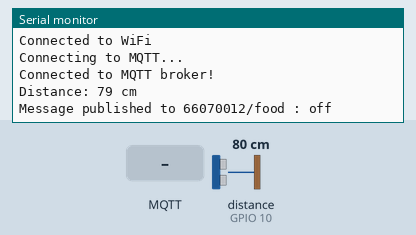
Simulated run of this sketch. Board: ESP32-S3. Parts: the last lines printed to the serial monitor. Wiring (inferred from the names in the program): ultrasonic range finder: trigger GPIO 9; echo GPIO 10. Inputs (shaded band) come from the test bench; at power-on: distance to the obstacle (sensor on GPIO 10) 80 cm. The echo pulse lasts 58.3 µs per cm; WiFi joins after 1.5 s; servers stay silent unless stated; no MQTT or app messages arrive unless stated.

Above: at 2.7 s.
2.8 s: distance to the obstacle (sensor on GPIO 10) set to 2 cm
At 4.8 s:
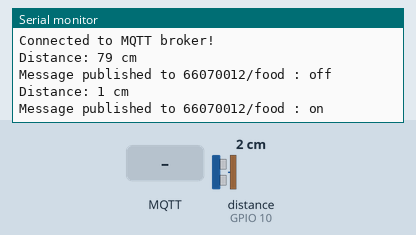
7.0 s: MQTT message "1" arrives on the first subscribed topic
9.0 s: MQTT message "on" arrives on the first subscribed topic
11.1 s: MQTT message "off" arrives on the first subscribed topic
13.1 s: distance to the obstacle (sensor on GPIO 10) set to 4 cm
At 14.3 s:
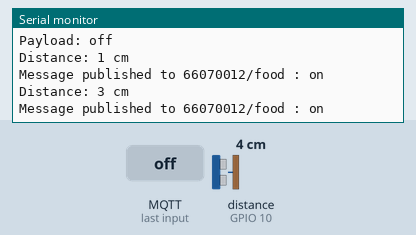
Timing chart, 0 to 15.6 s (numbered marks = the images above; inputs shaded):
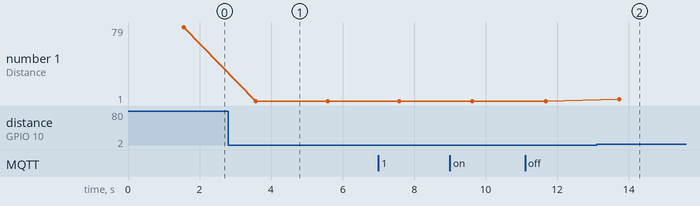

The sketch:

ultrasonic.ino
```cpp
// ------------ อันนี้สองตา ---------------
// การต่อสายเซนเซอร์อัลตร้าโซนิค (Ultrasonic Sensor)
// - ขา Trig ของเซนเซอร์อัลตร้าโซนิค (Ultrasonic Sensor) ต่อกับขา 9 ของบอร์ด
// - ขา Echo ของเซนเซอร์อัลตร้าโซนิค ต่อกับขา 10 ของบอร์ด
// - ขา VCC ของเซนเซอร์ ต่อกับ 5V บนบอร์ด
// - ขา GND ของเซนเซอร์ ต่อกับ GND บนบอร์ด
// ---------------------------

#include <WiFi.h>          // ไลบรารี WiFi สำหรับบอร์ด ESP32; ถ้าใช้ ESP8266 ให้ใช้ <ESP8266WiFi.h>
#include <MQTTClient.h>    // ไลบรารี MQTT สำหรับการสื่อสารกับ MQTT broker

// ข้อมูลการเชื่อมต่อ Wi-Fi และ MQTT
const char* ssid = "Kantika";          // ชื่อ Wi-Fi ที่ต้องการเชื่อมต่อ
const char* password = "12345678";     // รหัสผ่าน Wi-Fi
const char* mqttServer = "phycom.it.kmitl.ac.th"; // ที่อยู่เซิร์ฟเวอร์ MQTT
const int mqttPort = 1883;             // พอร์ตสำหรับการเชื่อมต่อ MQTT

// สร้างออบเจกต์สำหรับการเชื่อมต่อ Wi-Fi และ MQTT
WiFiClient net;
MQTTClient client;

// กำหนดขา Trig และ Echo ของเซนเซอร์อัลตร้าโซนิค
const int trigPin = 9;
const int echoPin = 10;
long duration;               // ตัวแปรเก็บค่าระยะเวลา (เวลาในการเดินทางของคลื่นเสียง)
int distanceCm, distanceInch; // ตัวแปรเก็บระยะทางในหน่วยเซนติเมตรและนิ้ว

// ฟังก์ชันที่ถูกเรียกเมื่อมีข้อความใหม่เข้ามาจาก MQTT
void messageReceived(String &topic, String &payload) {
  Serial.println("Incoming message:");
  Serial.println("Topic: " + topic);       // แสดงหัวข้อที่ได้รับข้อความ
  Serial.println("Payload: " + payload);   // แสดงเนื้อหาข้อความที่ได้รับ
}

void setup() {
  Serial.begin(9600);       // เริ่มต้นการสื่อสารแบบ Serial ที่ความเร็ว 9600 bps

  // ตั้งค่าโหมดขา Trig และ Echo สำหรับเซนเซอร์อัลตร้าโซนิค
  pinMode(trigPin, OUTPUT); // กำหนดให้ขา Trig เป็นขาออก
  pinMode(echoPin, INPUT);  // กำหนดให้ขา Echo เป็นขาเข้า

  // เชื่อมต่อ Wi-Fi
  WiFi.begin(ssid, password);           // เริ่มการเชื่อมต่อกับ Wi-Fi
  Serial.print("Connecting to WiFi");
  while (WiFi.status() != WL_CONNECTED) { // รอจนกว่าจะเชื่อมต่อสำเร็จ
    delay(500);
    Serial.print(".");
  }
  Serial.println("\nConnected to WiFi"); // แสดงข้อความเมื่อเชื่อมต่อสำเร็จ

  // ตั้งค่า MQTT
  client.begin(mqttServer, mqttPort, net); // เริ่มต้นการเชื่อมต่อกับ MQTT broker
  client.onMessage(messageReceived);       // กำหนดให้เรียกใช้ฟังก์ชัน messageReceived เมื่อมีข้อความใหม่

  Serial.print("Connecting to MQTT...");
  while (!client.connect("arduinoClient")) {  // พยายามเชื่อมต่อกับ MQTT โดยใช้ client ID
    Serial.print(".");
    delay(1000);
  }
  Serial.println("\nConnected to MQTT broker!"); // แสดงข้อความเมื่อเชื่อมต่อ MQTT สำเร็จ

  // สมัครหัวข้อ (Subscribe) ที่ต้องการฟังข้อมูล
  client.subscribe("66070012/food");
}

void loop() {
  client.loop(); // รักษาการเชื่อมต่อกับ MQTT ให้ทำงานต่อเนื่อง

  // เตรียมส่งสัญญาณ Trig (ตั้งค่าเป็น LOW ก่อน)
  digitalWrite(trigPin, LOW);
  delayMicroseconds(2);

  // ตั้งค่า Trig เป็น HIGH เป็นเวลา 10 ไมโครวินาที
  digitalWrite(trigPin, HIGH);
  delayMicroseconds(10);
  digitalWrite(trigPin, LOW);

  // อ่านสัญญาณ Echo และเก็บเวลาเดินทางของคลื่นเสียงในหน่วยไมโครวินาที
  duration = pulseIn(echoPin, HIGH);

  // คำนวณระยะทางในหน่วยเซนติเมตรและนิ้ว
  distanceCm = duration * 0.034 / 2;    // คำนวณระยะทางเป็นเซนติเมตร
  distanceInch = duration * 0.0133 / 2; // คำนวณระยะทางเป็นนิ้ว

  // แสดงระยะทางใน Serial Monitor
  Serial.print("Distance: ");
  Serial.print(distanceCm);
  Serial.println(" cm");

  // ถ้าระยะทางมากกว่า 20 ซม. ให้ส่งข้อความ "off" ผ่าน MQTT
  if (distanceCm > 20) {
    String num_str = "off";
    char messageBuffer[10];
    num_str.toCharArray(messageBuffer, 10); // แปลงข้อความเป็นอาร์เรย์ของตัวอักษรเพื่อส่งผ่าน MQTT

    // ส่งข้อความไปยังหัวข้อทุก ๆ 2 วินาที
    client.publish("66070012/food", messageBuffer);
    Serial.println("Message published to 66070012/food : off");
  }
  // ถ้าระยะทางน้อยกว่าหรือเท่ากับ 20 ซม. ให้ส่งข้อความ "on" ผ่าน MQTT
  else {
    String num_str = "on";
    char messageBuffer[10];
    num_str.toCharArray(messageBuffer, 10);

    // ส่งข้อความไปยังหัวข้อทุก ๆ 2 วินาที
    client.publish("66070012/food", messageBuffer);
    Serial.println("Message published to 66070012/food : on");
  }

  delay(2000);   // หน่วงเวลา 2 วินาที เพื่อการสาธิต
}
```

Measured:
- after the input at 2.8 s, the serial monitor: prints a new line after 0.78 s (image 1)
- after the input at 13.1 s, the serial monitor: prints a new line after 0.63 s (image 2)
- plotted number 1: 79 → 1 after the input at 2.8 s, 1 → 3 after the input at 13.1 s
